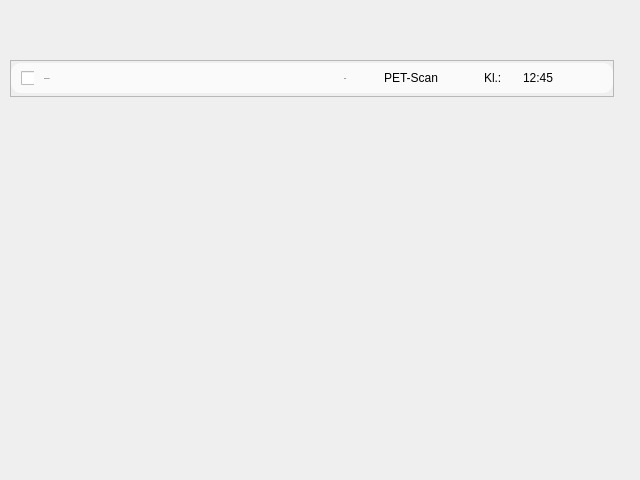
<?xml version="1.0" encoding="UTF-8"?>
<ui version="4.0">
 <class>Form</class>
 <widget class="QWidget" name="Form">
  <property name="geometry">
   <rect>
    <x>0</x>
    <y>0</y>
    <width>640</width>
    <height>480</height>
   </rect>
  </property>
  <property name="windowTitle">
   <string>Form</string>
  </property>
  <property name="styleSheet">
   <string notr="true"/>
  </property>
  <widget class="QFrame" name="addpatient">
   <property name="geometry">
    <rect>
     <x>10</x>
     <y>60</y>
     <width>604</width>
     <height>37</height>
    </rect>
   </property>
   <property name="maximumSize">
    <size>
     <width>16777215</width>
     <height>55</height>
    </size>
   </property>
   <property name="styleSheet">
    <string notr="true"/>
   </property>
   <property name="frameShape">
    <enum>QFrame::StyledPanel</enum>
   </property>
   <property name="frameShadow">
    <enum>QFrame::Raised</enum>
   </property>
   <layout class="QVBoxLayout" name="verticalLayout_72">
    <property name="spacing">
     <number>0</number>
    </property>
    <property name="leftMargin">
     <number>0</number>
    </property>
    <property name="topMargin">
     <number>0</number>
    </property>
    <property name="rightMargin">
     <number>0</number>
    </property>
    <property name="bottomMargin">
     <number>0</number>
    </property>
    <item>
     <widget class="QFrame" name="mainframe">
      <property name="minimumSize">
       <size>
        <width>0</width>
        <height>30</height>
       </size>
      </property>
      <property name="maximumSize">
       <size>
        <width>16777215</width>
        <height>30</height>
       </size>
      </property>
      <property name="styleSheet">
       <string notr="true">background-color: rgba(255, 255, 255, 180); 
border-radius:10px;
font: 12px &quot;Roboto Cn&quot;;</string>
      </property>
      <property name="frameShape">
       <enum>QFrame::StyledPanel</enum>
      </property>
      <property name="frameShadow">
       <enum>QFrame::Raised</enum>
      </property>
      <layout class="QHBoxLayout" name="horizontalLayout_24">
       <property name="spacing">
        <number>10</number>
       </property>
       <property name="leftMargin">
        <number>10</number>
       </property>
       <property name="topMargin">
        <number>0</number>
       </property>
       <property name="rightMargin">
        <number>10</number>
       </property>
       <property name="bottomMargin">
        <number>0</number>
       </property>
       <item>
        <widget class="QCheckBox" name="check">
         <property name="minimumSize">
          <size>
           <width>0</width>
           <height>30</height>
          </size>
         </property>
         <property name="maximumSize">
          <size>
           <width>13</width>
           <height>16777215</height>
          </size>
         </property>
         <property name="styleSheet">
          <string notr="true">QCheckBox{background:none;}</string>
         </property>
         <property name="text">
          <string/>
         </property>
        </widget>
       </item>
       <item>
        <widget class="QLabel" name="navn">
         <property name="minimumSize">
          <size>
           <width>290</width>
           <height>0</height>
          </size>
         </property>
         <property name="font">
          <font>
           <family>Roboto Cn</family>
           <pointsize>-1</pointsize>
           <weight>50</weight>
           <italic>false</italic>
           <bold>false</bold>
          </font>
         </property>
         <property name="styleSheet">
          <string notr="true">background:none;</string>
         </property>
         <property name="text">
          <string>Pasientnavn</string>
         </property>
        </widget>
       </item>
       <item>
        <widget class="QLabel" name="romlabel">
         <property name="maximumSize">
          <size>
           <width>30</width>
           <height>16777215</height>
          </size>
         </property>
         <property name="font">
          <font>
           <family>Roboto Cn</family>
           <pointsize>-1</pointsize>
           <weight>9</weight>
           <italic>false</italic>
           <bold>false</bold>
          </font>
         </property>
         <property name="styleSheet">
          <string notr="true">font: 75 12px &quot;Roboto Cn&quot;; background:none;</string>
         </property>
         <property name="text">
          <string>Rom:</string>
         </property>
        </widget>
       </item>
       <item>
        <widget class="QLabel" name="rom">
         <property name="minimumSize">
          <size>
           <width>90</width>
           <height>0</height>
          </size>
         </property>
         <property name="maximumSize">
          <size>
           <width>90</width>
           <height>16777215</height>
          </size>
         </property>
         <property name="styleSheet">
          <string notr="true">background:none;</string>
         </property>
         <property name="text">
          <string>PET-Scan</string>
         </property>
        </widget>
       </item>
       <item>
        <widget class="QLabel" name="tidlabel">
         <property name="minimumSize">
          <size>
           <width>20</width>
           <height>0</height>
          </size>
         </property>
         <property name="maximumSize">
          <size>
           <width>30</width>
           <height>16777215</height>
          </size>
         </property>
         <property name="styleSheet">
          <string notr="true">background:none;</string>
         </property>
         <property name="text">
          <string>Kl.:</string>
         </property>
        </widget>
       </item>
       <item>
        <widget class="QLabel" name="tid">
         <property name="minimumSize">
          <size>
           <width>80</width>
           <height>0</height>
          </size>
         </property>
         <property name="styleSheet">
          <string notr="true">background:none;</string>
         </property>
         <property name="text">
          <string>12:45</string>
         </property>
        </widget>
       </item>
      </layout>
     </widget>
    </item>
   </layout>
  </widget>
 </widget>
 <resources/>
 <connections/>
</ui>
